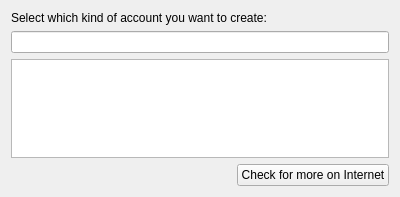
<?xml version="1.0" encoding="UTF-8"?>
<ui version="4.0">
 <class>TypePage</class>
 <widget class="QWidget" name="TypePage">
  <property name="geometry">
   <rect>
    <x>0</x>
    <y>0</y>
    <width>400</width>
    <height>197</height>
   </rect>
  </property>
  <layout class="QVBoxLayout" name="verticalLayout">
   <item>
    <widget class="QLabel" name="label">
     <property name="text">
      <string>Select which kind of account you want to create:</string>
     </property>
    </widget>
   </item>
   <item>
    <widget class="QLineEdit" name="searchLine">
     <property name="clearButtonEnabled">
      <bool>true</bool>
     </property>
    </widget>
   </item>
   <item>
    <widget class="QTreeView" name="listView">
     <property name="rootIsDecorated">
      <bool>false</bool>
     </property>
     <property name="uniformRowHeights">
      <bool>true</bool>
     </property>
     <property name="sortingEnabled">
      <bool>true</bool>
     </property>
     <property name="allColumnsShowFocus">
      <bool>true</bool>
     </property>
     <property name="headerHidden">
      <bool>true</bool>
     </property>
     <attribute name="headerShowSortIndicator" stdset="0">
      <bool>true</bool>
     </attribute>
    </widget>
   </item>
   <item>
    <layout class="QHBoxLayout" name="horizontalLayout">
     <item>
      <spacer name="horizontalSpacer">
       <property name="orientation">
        <enum>Qt::Horizontal</enum>
       </property>
       <property name="sizeHint" stdset="0">
        <size>
         <width>40</width>
         <height>20</height>
        </size>
       </property>
      </spacer>
     </item>
     <item>
      <widget class="QPushButton" name="ghnsButton">
       <property name="text">
        <string>Check for more on Internet</string>
       </property>
      </widget>
     </item>
    </layout>
   </item>
  </layout>
 </widget>
 <resources/>
 <connections/>
</ui>
